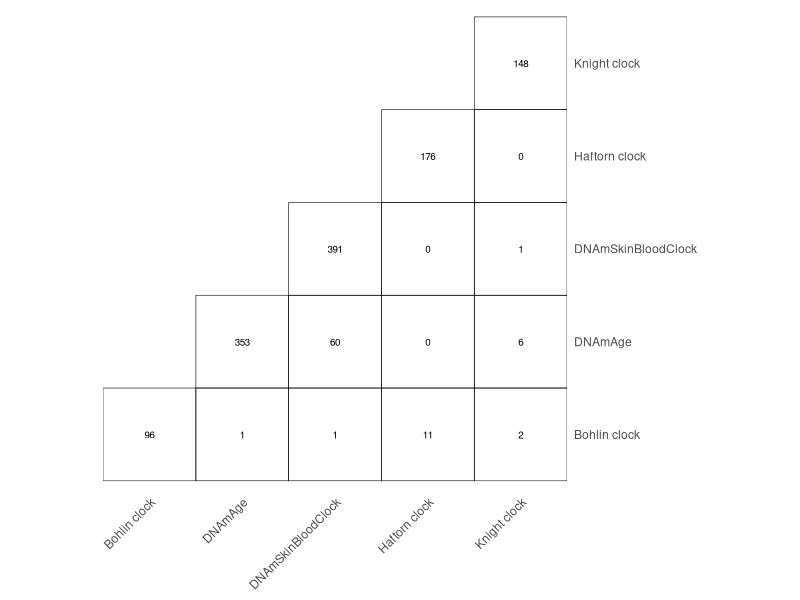

Here is the R script that generated this plot:
## ---- chunk 1
knitr::opts_chunk$set(echo = TRUE)
library(data.table)
library(tidyverse)
## ---- chunk 2
melted_cormat <- tribble(
       ~Var1,   ~Var2, ~value, 
  "Haftorn clock", "Haftorn clock",      176,
   "Bohlin clock", "Bohlin clock",      96,
   "Knight clock", "Knight clock",      148,
  "DNAmSkinBloodClock", "DNAmSkinBloodClock",      391,
   "DNAmAge", "DNAmAge",      353,
  "Bohlin clock",  "Haftorn clock",     11,
      "Haftorn clock",  "Knight clock",   0,
    "Bohlin clock", "Knight clock",      2,
   "DNAmSkinBloodClock",  "Haftorn clock",    0,
    "DNAmAge", "Haftorn clock",     0,
   "DNAmSkinBloodClock",  "Knight clock",     1,
    "DNAmAge",  "Knight clock",    6,
     "Bohlin clock", "DNAmSkinBloodClock",      1,
   "Bohlin clock", "DNAmAge",      1,
  "DNAmAge",  "DNAmSkinBloodClock",     60
)
## ---- chunk 3
ggheatmap <- ggplot(melted_cormat, aes(Var2, Var1, fill = value)) +
  geom_tile(color = "black", fill = NA, size = 0.2) +
  theme_minimal() + # minimal theme
  theme(axis.text.x = element_text(angle = 45, hjust = 1), axis.text.y = element_text(angle = 0, hjust = 1)) +
  coord_fixed() + 
  scale_x_discrete(expand = c(0, 0)) +
  scale_y_discrete(expand = c(0, 0)) + 
  coord_equal() 

ggheatmap + 
  geom_text(
    aes(melted_cormat$Var2, melted_cormat$Var1, 
        label = paste(format(melted_cormat$value,2))), 
    color = "black", size = 2.5, angle = 0) + 
  theme(
    axis.title.x = element_blank(),
    axis.title.y = element_blank(),
    panel.grid.major = element_blank(),
    panel.border = element_blank(),
    panel.background = element_blank(),
    axis.ticks = element_blank(),
    legend.justification = c(1, 0),
    legend.position = c(0.6, 0.7),
    legend.direction = "horizontal",
    axis.text.x = element_text(angle = 45, hjust = 1),
    axis.text.y = element_text(angle = 0, hjust = 1)) +
  guides(
    fill = guide_colorbar(barwidth = 7, 
                          barheight = 1,
                          title.position = "top", 
                          title.hjust = 0.5, 
                          title = "PRS\nSpearman Correlation")) + 
  scale_y_discrete(position = "right") 
